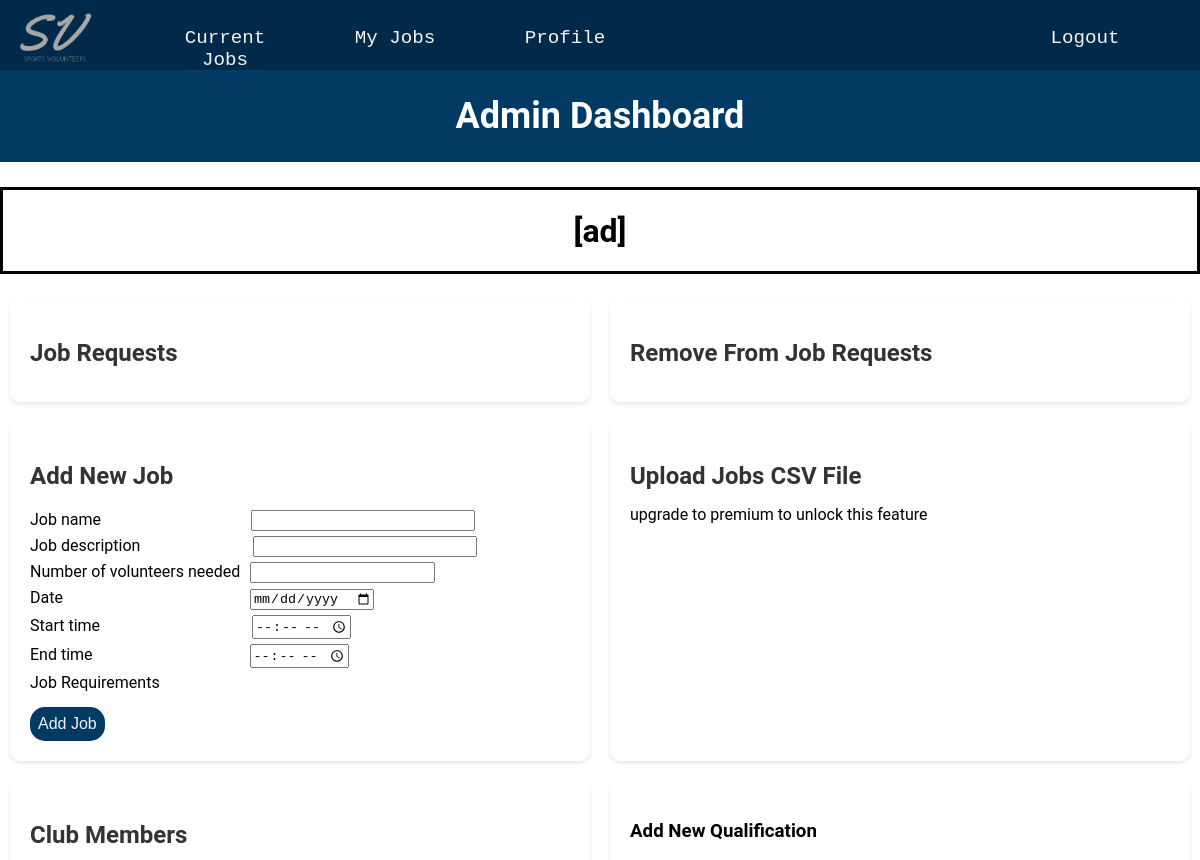
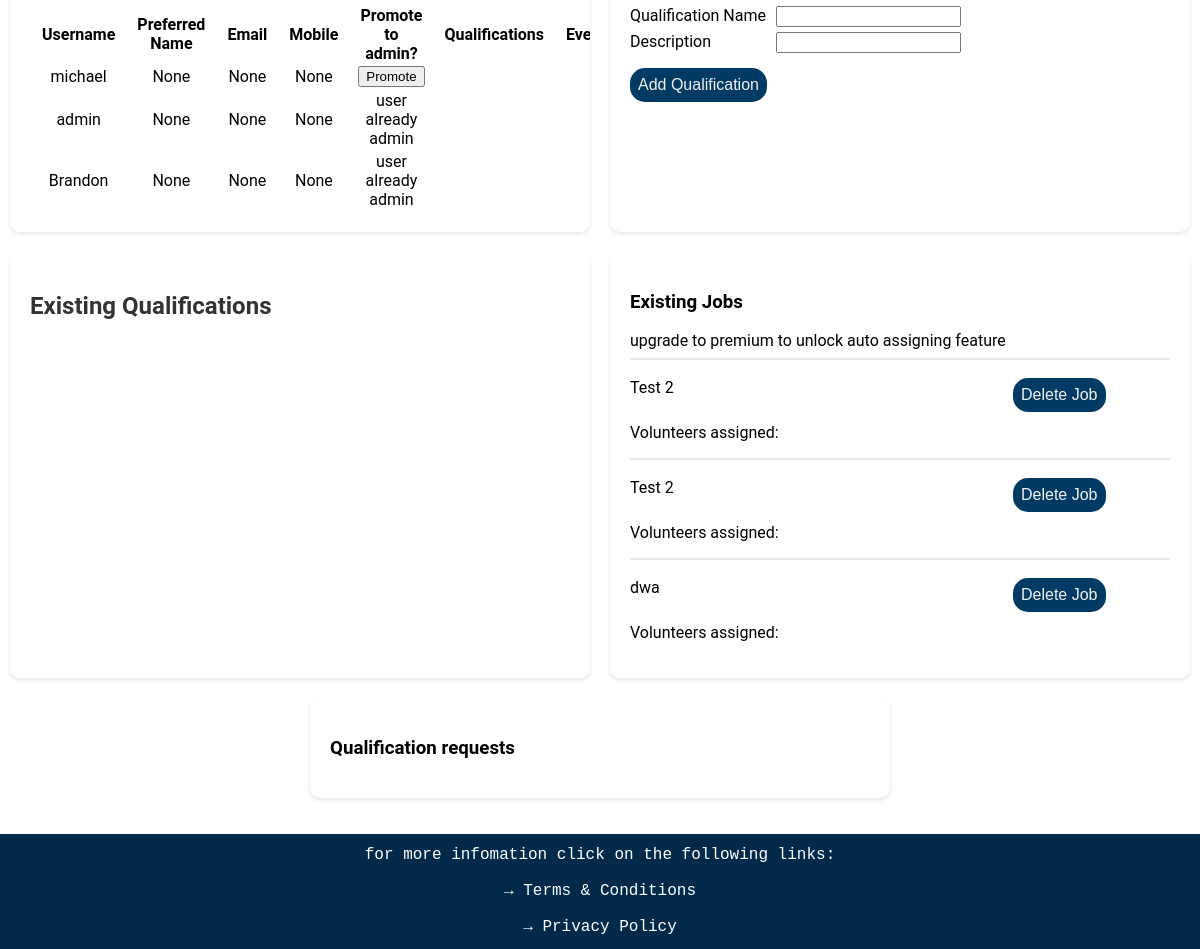
/admin, run on an earlier commit of the app's database (2 pictures, top to bottom).
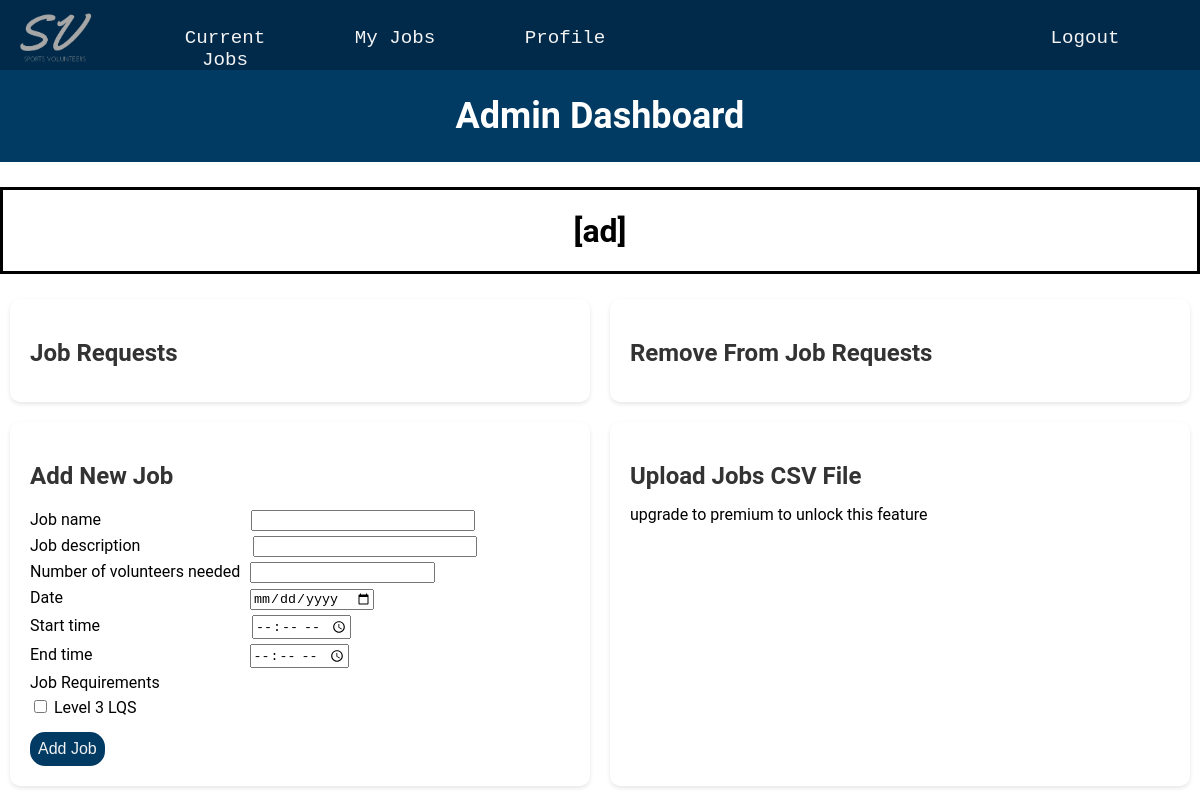
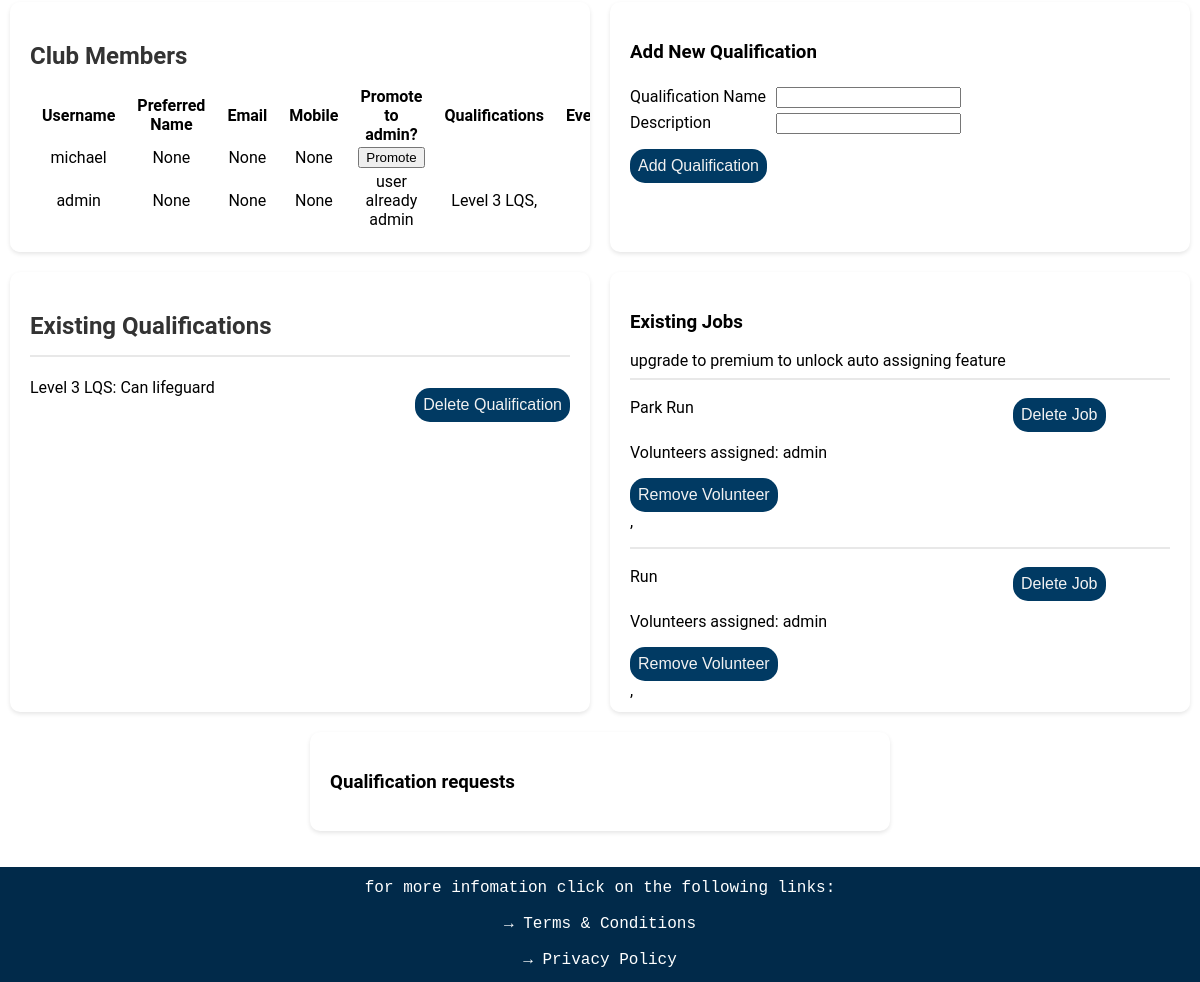
And on a later commit of the database (2 pictures, top to bottom).
### website/databases.py (models this page shows, shortened)
class User(UserMixin, db.Model):
    __tablename__ = 'users'
    user_id = db.Column(db.Integer, primary_key=True, autoincrement=True)
    username = db.Column(db.String(16), index=True, unique=True)
    password_hash = db.Column(db.String(64))
    email = db.Column(db.String(30))
    mobile = db.Column(db.String(15))
    preferred_name = db.Column(db.String(15))
    dob = db.Column(db.String(11))
    address = db.Column(db.String(50))
    gender = db.Column(db.String(10))
    jobs_completed = db.Column(db.Integer)
    admin = db.Column(db.Boolean)
    details = db.Column(db.String(255))
    qualifications = db.relationship('Qualification', secondary=user_qualifications,
                                     backref=db.backref('users', lazy='subquery'))
    jobs = db.relationship('Jobs', secondary='user_job_link',
                           backref=db.backref('assigned_users', lazy='dynamic'))

class Jobs(UserMixin, db.Model):
    __tablename__ = 'jobs'
    job_id = db.Column(db.Integer, primary_key=True)
    job_name = db.Column(db.String(20))
    volunteers_needed = db.Column(db.Integer)
    volunteers_needed_left = db.Column(db.Integer)
    start_time = db.Column(db.String(20))
    end_time = db.Column(db.String(20))
    date = db.Column(db.String(20))
    job_description = db.Column(db.String(300))
    job_qualifications = db.relationship('Qualification', secondary=job_requirements,
                                         backref=db.backref('required_for_jobs', lazy='subquery'))

class Qualification(UserMixin, db.Model):
    __tablename__ = 'qualification'
    qualifications_id = db.Column(db.Integer, primary_key=True, autoincrement=True)
    qualification_name = db.Column(db.String(300))
    qualification_description = db.Column(db.String(300))

class UserJobLink(db.Model):
    __tablename__ = 'user_job_link'
    user_id = db.Column(db.Integer, db.ForeignKey('users.user_id'), primary_key=True)
    job_id = db.Column(db.Integer, db.ForeignKey('jobs.job_id'), primary_key=True)

### website/routes.py (the view, shortened to what this page needs)
@app.route('/admin', methods=['GET', 'POST'])
def admin():
    users = User.query.order_by(desc(User.jobs_completed)).all()
    qualifications = Qualification.query.all()
    new_job_form = newJobForm()
    jobs = Jobs.query.all()
    user_job_link = UserJobLink.query.all()
    requests = Requests.query.join(User).order_by(User.jobs_completed).all()
    qualification_requests = QualificationRequests.query.join(User).all()
    remove_requests = RemoveRequests.query.join(User).order_by(User.jobs_completed).all()
    new_job_form.job_requirements.choices = [(q.qualifications_id, q.qualification_name) for q in qualifications]
    qualification_form = QualificationForm()
    return render_template('admin.html', users=users, new_job_form=new_job_form, qualification_form=qualification_form,
                           qualifications=qualifications, requests = requests, remove_requests = remove_requests,
                           jobs = jobs, user_job_link = user_job_link, all_users = User,
                           prescription_level = prescription_level, qualification_requests = qualification_requests)

### website/forms.py
class newJobForm(FlaskForm):
    job_name = StringField('Job name', validators=[input_required()])
    job_description = StringField('Job description', validators=[input_required()])
    volunteers_needed = IntegerField('Number of volunteers needed', validators=[input_required(), NumberRange(min=0)])
    start_time = TimeField('Start time', validators=[input_required()])
    end_time = TimeField('End time', validators=[input_required()])
    date = DateField('Date', validators=[input_required()], format='%Y-%m-%d')
    job_requirements = MultiCheckboxField('Job Requirements', coerce=int)
    submit = SubmitField('Add Job')

class QualificationForm(FlaskForm):
    qualification_name = StringField('Qualification Name', validators=[input_required()])
    qualification_description = StringField('Description', validators=[input_required()])
    submit = SubmitField('Add Qualification')

### website/templates/admin.html (shortened to what the changed rows need)
{% extends "layout.html" %}
{% block page_content %}
<div class="p-title-box">
    <h1 class = 'profile-title'>Admin Dashboard</h1>
</div>
{% if prescription_level == 'free' %}
<div class="ad_top">
    <h1 class='ad_text'>[ad]</h1>
</div>
{% endif %}
<div class="admin-container">
    <div class="admin-box admin-scrollable-box">
        <h2>Job Requests</h2>
    </div>
    <div class="admin-box admin-scrollable-box">
        <h2>Remove From Job Requests</h2>
    </div>
    <div class="admin-box">
        <h2>Add New Job</h2>
        <div class="admin-new-job">
        <form action="" method="POST">
            <div>
                {% for subfield in new_job_form.job_requirements %}
                <div>
                    {{ subfield }} {{ subfield.label }}
                </div>
                {% endfor %}
            </div>
        </form>
        </div>
    </div>
    <div class="admin-box">
        <h2>Upload Jobs CSV File</h2>
    </div>
    <div class="admin-box admin-scrollable-box">
        <h2>Club Members</h2>
        <table class="admin-club-member">
            <thead class="admin-club-table">
                <tr>
                    <th>Username</th>
                    <th>Preferred Name</th>
                    <th>Email</th>
                    <th>Mobile</th>
                    <th>Promote to admin?</th>
                    <th>Qualifications</th>
                    <th>Events</th>
                </tr>
            </thead>
            <tbody>
            {% for user in users %}
            <tr>
                <td>{{ user.username }}</td>
                <td>{{ user.preferred_name }}</td>
                <td>{{ user.email }}</td>
                <td>{{ user.mobile }}</td>
                {% if not user.admin %}
                <td>
                    <div>
                        <form method="post" onclick="return confirm('Are you sure you want to promote user to an admin?');">
                            <input type="submit" value="Promote" class="class='admin-button'">
                        </form>
                    </div>
                </td>
                {% else %}
                <td>user already admin</td>
                {% endif %}
                <td>{% for qualification in user.qualifications %}
                    {{ qualification.qualification_name }},
                    {% endfor %}
                </td>
                <td>{{ user.events }}</td>
            </tr>
            {% endfor %}
            </tbody>
        </table>
    </div>
    <div class="admin-box admin-scrollable-box">
        <h2>Existing Qualifications</h2>
        {% for qualification in qualifications %}
        <div class="admin-qual">
        <hr>
        <div>
            <p>{{ qualification.qualification_name }}: {{ qualification.qualification_description }}</p>
            <div>
                <form method = "post" action="{{ url_for('delete_qualification', qualifications_id=qualification.qualifications_id) }}" onclick="return confirm('Are you sure you want to delete this qualification?');">
                    <input type = "submit" value = "Delete Qualification" class='admin-button'>
                </form>
            </div>
        </div>
        </div>
        {% endfor %}
    </div>
    <div class="admin-box admin-scrollable-box">
        {% for job in jobs %}
            <div class="admin-jobs">
                <hr>
                <div>
                    <p>{{ job.job_name }}</p>
                    <div>
                        <form method = "post" action="{{ url_for('delete_job', job_id=job.job_id) }}" onclick="return confirm('Are you sure you want to delete this job?');">
                            <input type = "submit" value = "Delete Job" class='admin-button'>
                        </form>
                    </div>
                </div>
                    <p>Volunteers assigned: {% for user_job in user_job_link %}{% if user_job.job_id == job.job_id %}{{ all_users.query.filter_by(user_id = user_job.user_id).first().username }}
                <form method="post" onclick="return confirm('Are you sure you want remove this volunteer from the job?');">
                    <input type="submit" value="Remove Volunteer" class='admin-button'>,
                </form>{% endif %}{% endfor %}</p>
            </div>
            {% endfor %}
    </div>
</div>
{% endblock %}

What changed in the data, as far as the page shows it:
removed User: username "Brandon", preferred_name "None", email "None", mobile "None", admin "user already admin"
no longer on this page (row edited): Jobs: job_name "dwa"
added Qualification: qualification_name "Level 3 LQS", qualification_description "Can lifeguard"
changed Jobs: job_name "Test 2" → "Park Run"
added UserJobLink: {{ all_users.query.filter_by(user_id = user_job.user_id).first().username }} "admin", shown under Jobs "Park Run"
changed Jobs: job_name "Test 2" → "Run"
added UserJobLink: {{ all_users.query.filter_by(user_id = user_job.user_id).first().username }} "admin", shown under Jobs "Run"
Also different on the page:
new list line: "☐ Level 3 LQS"
